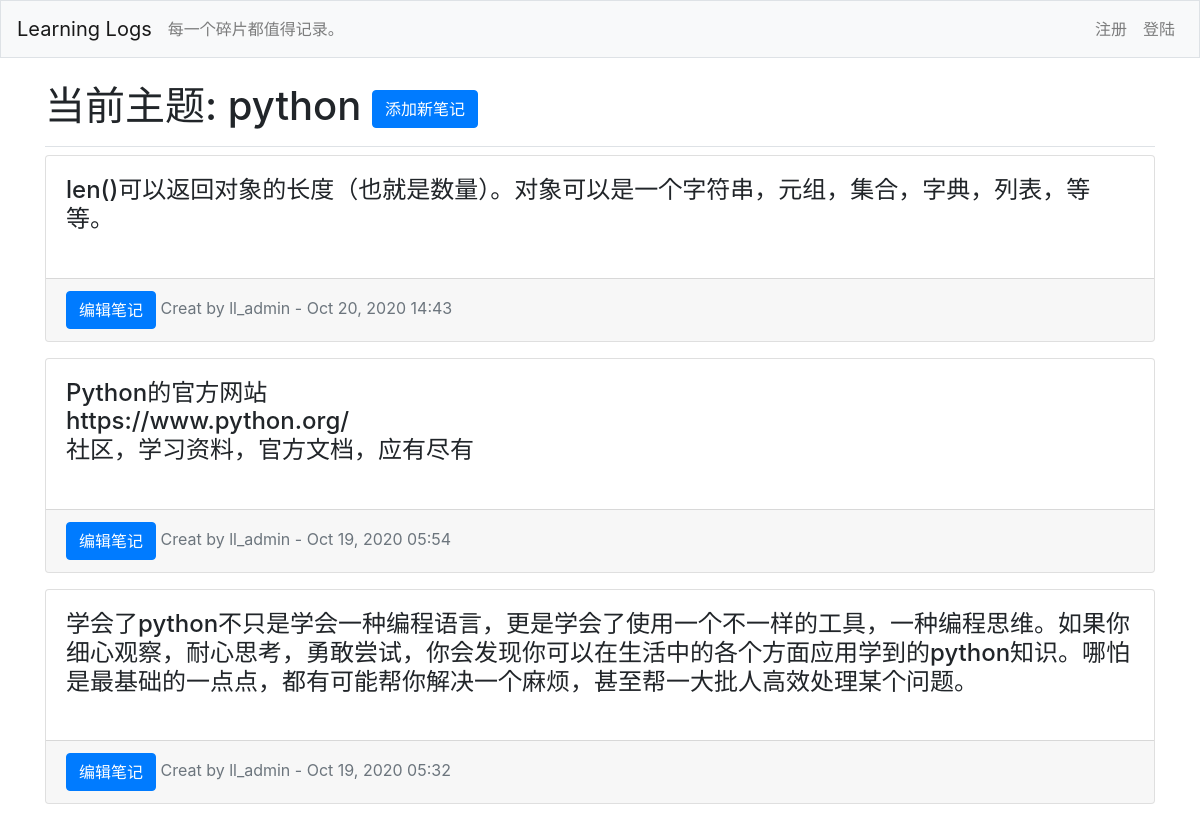
/topics/1, run on an earlier commit of the app's database.
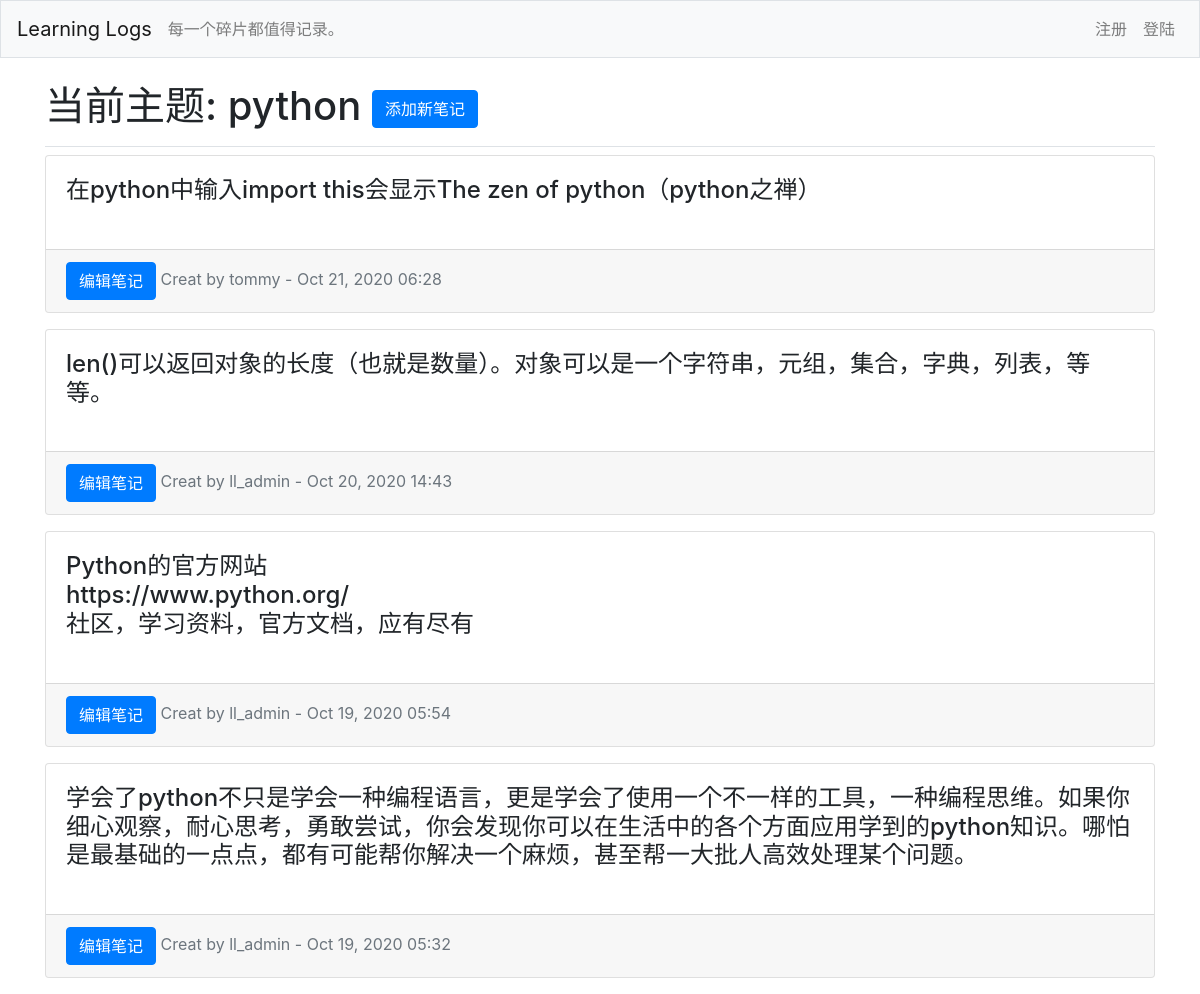
And on a later commit of the database.
### learning_logs/models.py (models this page shows, shortened)
class Entry(models.Model):
    topic = models.ForeignKey(Topic, on_delete=models.CASCADE)
    text = models.TextField()
    date_added = models.DateTimeField(auto_now_add=True)
    owner = models.ForeignKey(User, on_delete=models.CASCADE)
    class Meta:
        verbose_name_plural = 'Entries'

### learning_logs/views.py (the view)
# urls.py: path('topics/<int:topic_id>', views.topic, name='topic'),
def topic(request,topic_id):
    topic = Topic.objects.get(id=topic_id)
    entries = topic.entry_set.order_by('-date_added')
    context = {'topic': topic, 'entries': entries}
    return render(request, 'learning_logs/topic.html', context)

### learning_logs/models.py (called while the page is built)
    def __str__(self):
        return self.text

### learning_logs/templates/learning_logs/topic.html
{% extends "learning_logs/base.html" %}
{% block page_header %}
<h1>
    当前主题: {{ topic }}
    <a class="btn btn-primary" href="{% url 'learning_logs:new_entry' topic.id %}">
        添加新笔记
    </a>
</h1>
{% endblock page_header %}
{% block content %}
    {% for entry in entries %}
        <div class='card mb-3'>
            <h4 class="card-body">{{ entry.text|linebreaks }}</h4>
            <div class="card-footer text-muted">
                <span>
                    <a class="btn btn-primary" href="{% url 'learning_logs:edit_entry' entry.id %}">编辑笔记</a>
                </span>
                <span>Creat by {{ entry.owner}} - {{ entry.date_added|date:'M d, Y H:i' }}</span>
            </div>
        </div>
    {% empty %}
        <h2>可以添加任何有关{{ topic }}的学习笔记在这里。</h2>
    {% endfor %}
{% endblock content %}

What changed in the data, as far as the page shows it:
added Entry: text "在python中输入import this会显示The zen of python（python之禅）", owner "tommy", date_added "Oct 21, 2020 06:28"
